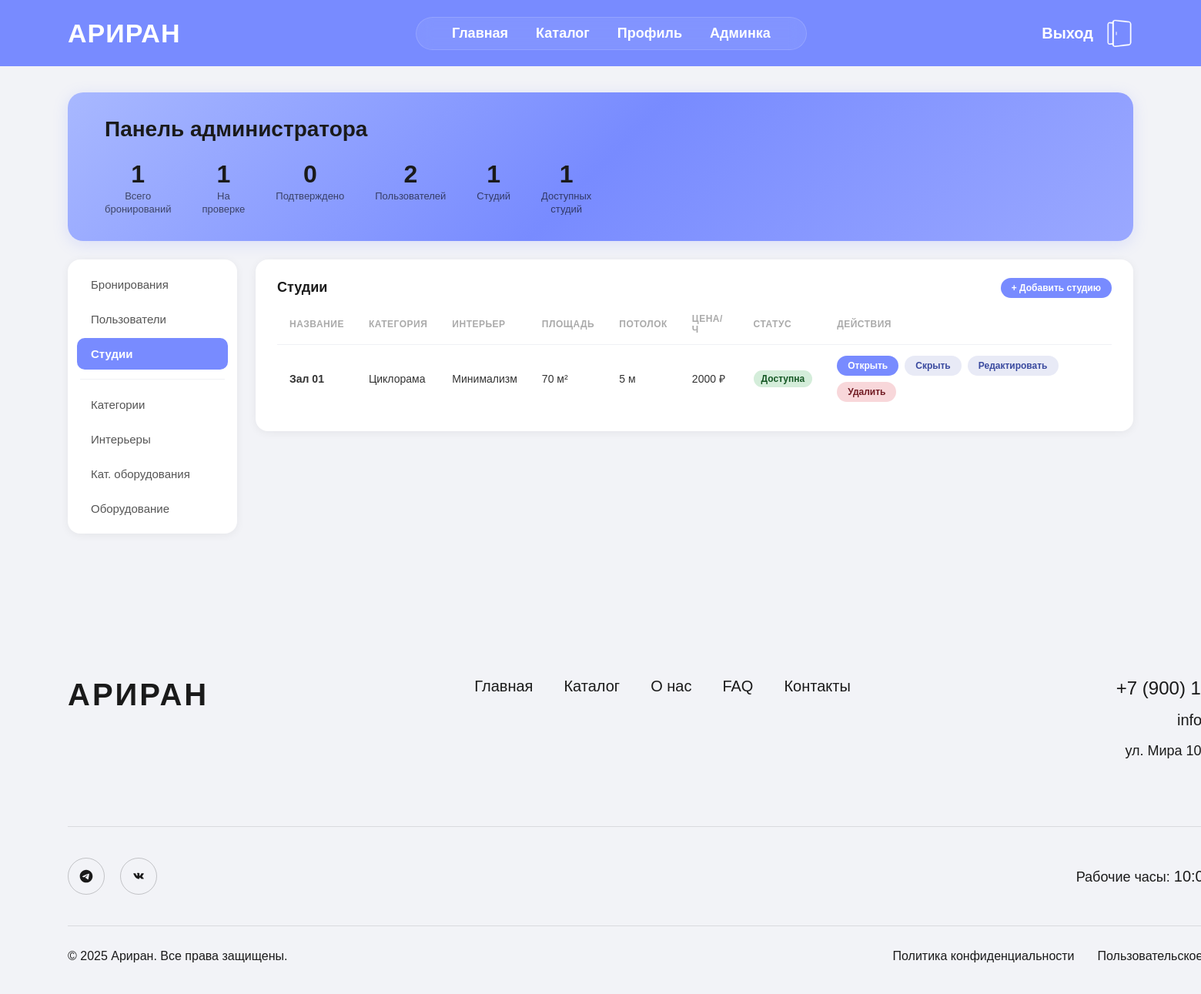
The app's page /admin-panel/?tab=studios (signed in), older data.
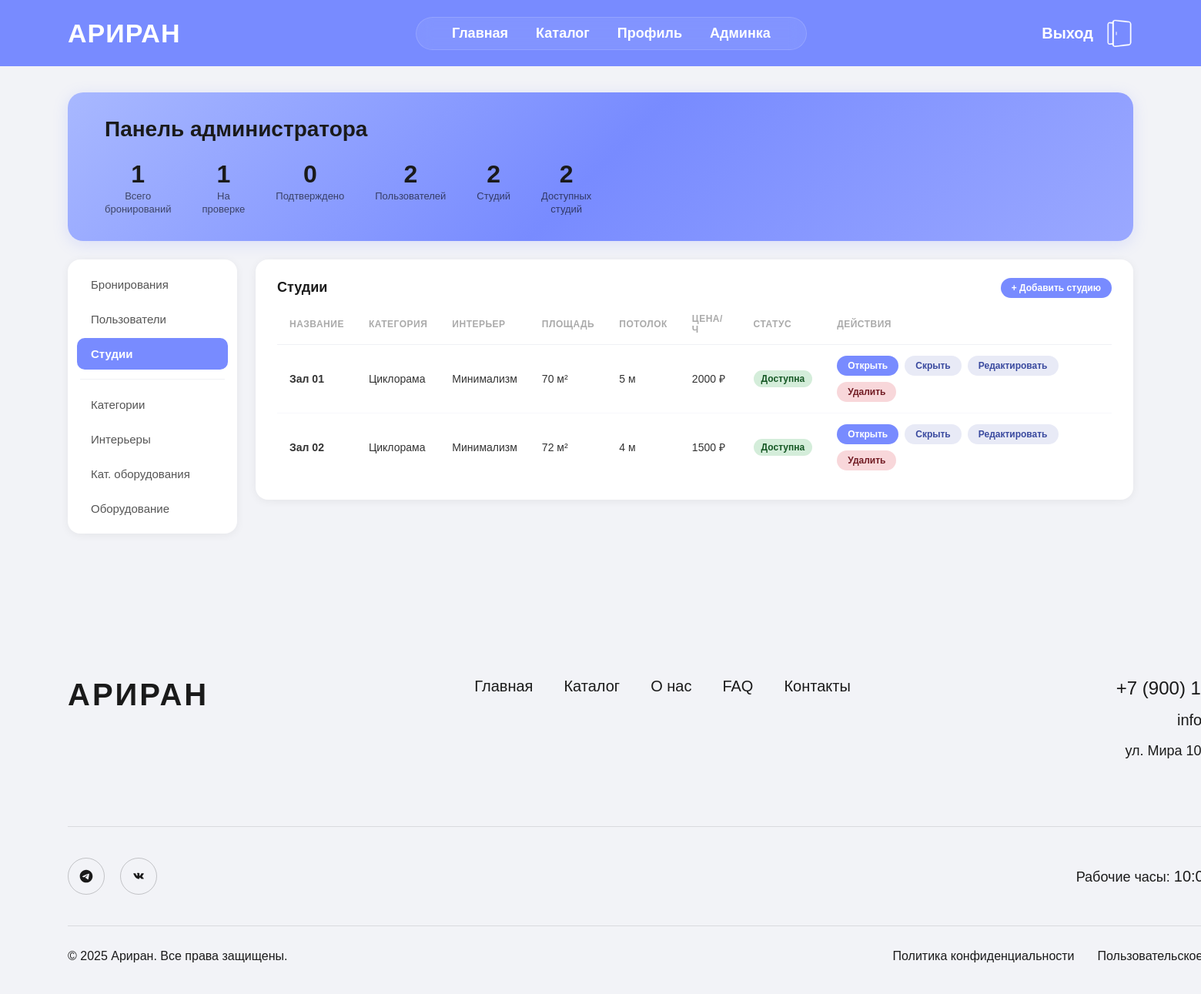
The same page, newer data.
### studios/models.py (models this page shows, shortened)
class Studio(models.Model):
    name = models.CharField('Название', max_length=255, null=False)
    category = models.ForeignKey(
        Category, on_delete=models.CASCADE,
        related_name='studios',
        null=True, blank=True,
        verbose_name='Категория'
    )
    interior = models.ForeignKey(
        Interior, on_delete=models.CASCADE,
        related_name='studios',
        null=True, blank=True,
        verbose_name='Интерьер'
    )
    description = models.TextField('Описание', null=False)
    price_per_hour = models.DecimalField('Цена за час', max_digits=10, decimal_places=2, null=False)
    area = models.IntegerField('Площадь (м²)', null=False)
    ceiling_height = models.IntegerField('Высота потолков (м)', default=3, null=False)
    is_available = models.BooleanField('Доступна', default=True, null=False)
    created_at = models.DateTimeField('Дата добавления', auto_now_add=True, null=False)
    class Meta:
        verbose_name = 'Студия'
        verbose_name_plural = 'Студии'
        db_table = 'studio'
        ordering = ['name']

class Category(models.Model):
    name = models.CharField('Название категории', max_length=100, unique=True)
    description = models.TextField('Описание', blank=True)
    class Meta:
        verbose_name = 'Категория'
        verbose_name_plural = 'Категории'
        db_table = 'category'
        ordering = ['name']

class Interior(models.Model):
    name = models.CharField('Название интерьера', max_length=100, unique=True)
    description = models.TextField('Описание', blank=True)
    class Meta:
        verbose_name = 'Интерьер'
        verbose_name_plural = 'Интерьеры'
        db_table = 'interior'
        ordering = ['name']

### studios/views.py (the view)
    def wrapper(request, *args, **kwargs):
        if not request.user.is_authenticated or request.user.role != 'admin':
            return redirect('studios:index')
        return view_func(request, *args, **kwargs)

### studios/templates/studios/admin_panel.html (shortened to what this page needs)
{% extends 'studios/base.html' %}
{% load static %}
{% block content %}
<div class="admin-page">
    <div class="admin-header">
        <h1>Панель администратора</h1>
        <div class="admin-stats">
            <div class="stat-item">
                <div class="stat-value">{{ stats.total_bookings }}</div>
                <div class="stat-label">Всего<br>бронирований</div>
            </div>
            <div class="stat-item">
                <div class="stat-value">{{ stats.pending_bookings }}</div>
                <div class="stat-label">На<br>проверке</div>
            </div>
            <div class="stat-item">
                <div class="stat-value">{{ stats.confirmed_bookings }}</div>
                <div class="stat-label">Подтверждено</div>
            </div>
            <div class="stat-item">
                <div class="stat-value">{{ stats.total_users }}</div>
                <div class="stat-label">Пользователей</div>
            </div>
            <div class="stat-item">
                <div class="stat-value">{{ stats.total_studios }}</div>
                <div class="stat-label">Студий</div>
            </div>
            <div class="stat-item">
                <div class="stat-value">{{ stats.available_studios }}</div>
                <div class="stat-label">Доступных<br>студий</div>
            </div>
        </div>
    </div>
    <div class="admin-content">
        <aside class="admin-sidebar">
            <nav class="admin-nav">
                <a href="?tab=bookings" class="admin-nav-item {% if active_tab == 'bookings' %}active{% endif %}">Бронирования</a>
                <a href="?tab=users"    class="admin-nav-item {% if active_tab == 'users' %}active{% endif %}">Пользователи</a>
                <a href="?tab=studios"  class="admin-nav-item {% if active_tab == 'studios' %}active{% endif %}">Студии</a>
                <div class="admin-nav-divider"></div>
                <a href="?tab=categories"           class="admin-nav-item {% if active_tab == 'categories' %}active{% endif %}">Категории</a>
                <a href="?tab=interiors"             class="admin-nav-item {% if active_tab == 'interiors' %}active{% endif %}">Интерьеры</a>
                <a href="?tab=equipment_categories"  class="admin-nav-item {% if active_tab == 'equipment_categories' %}active{% endif %}">Кат. оборудования</a>
                <a href="?tab=equipment"             class="admin-nav-item {% if active_tab == 'equipment' %}active{% endif %}">Оборудование</a>
            </nav>
        </aside>
        <main class="admin-main">
            {% if active_tab == 'bookings' %}
            <div class="admin-card">
                <div class="admin-card-title">Все бронирования</div>
                {% if bookings %}
                <table class="admin-table">
                    <thead>
                        <tr>
                            <th>Пользователь</th>
                            <th>Студия</th>
                            <th>Дата</th>
                            <th>Время</th>
                            <th>Сумма</th>
                            <th>Статус</th>
                            <th>Действия</th>
                        </tr>
                    </thead>
                    <tbody>
                        {% for booking in bookings %}
                        <tr>
                            <td>{{ booking.user.get_full_name }}<br><span style="color:#aaa;font-size:12px;">{{ booking.user.login }}</span></td>
                            <td>{{ booking.studio.name }}</td>
                            <td>{{ booking.start_time|date:"d.m.Y" }}{% if booking.start_time|date:"d.m.Y" != booking.end_time|date:"d.m.Y" %} — {{ booking.end_time|date:"d.m.Y" }}{% endif %}</td>
                            <td>{{ booking.start_time|date:"H:i" }} — {{ booking.end_time|date:"H:i" }}</td>
                            <td>{{ booking.total_price }} ₽</td>
                            <td>
                                <span class="badge badge-{{ booking.status }}">
                                    {% if booking.status == 'pending' %}На проверке
                                    {% elif booking.status == 'confirmed' %}Подтверждено
                                    {% else %}Отклонено{% endif %}
                                </span>
                            </td>
                            <td>
                                <div class="action-btns">
                                    {% if booking.status == 'pending' %}
                                    <a href="{% url 'studios:admin_confirm_booking' booking.pk %}" class="btn-action btn-confirm">Принять</a>
                                    <button class="btn-action btn-reject" onclick="openRejectModal({{ booking.pk }})">Отклонить</button>
                                    {% endif %}
                                    <a href="{% url 'studios:admin_delete_booking' booking.pk %}" class="btn-action btn-delete" onclick="return confirm('Удалить бронирование?')">Удалить</a>
                                </div>
                            </td>
                        </tr>
                        {% endfor %}
                    </tbody>
                </table>
                {% else %}
                <div class="empty-state">Бронирований нет</div>
                {% endif %}
            </div>
            {% elif active_tab == 'studios' %}
            <div class="admin-card">
                <div class="admin-card-title" style="display:flex;justify-content:space-between;align-items:center;">
                    Студии
                    <a href="{% url 'studios:admin_studio_add' %}" class="btn-action btn-primary">+ Добавить студию</a>
                </div>
                {% if studios %}
                <table class="admin-table">
                    <thead>
                        <tr>
                            <th>Название</th>
                            <th>Категория</th>
                            <th>Интерьер</th>
                            <th>Площадь</th>
                            <th>Потолок</th>
                            <th>Цена/ч</th>
                            <th>Статус</th>
                            <th>Действия</th>
                        </tr>
                    </thead>
                    <tbody>
                        {% for studio in studios %}
                        <tr>
                            <td><strong>{{ studio.name }}</strong></td>
                            <td>{{ studio.category.name|default:"—" }}</td>
                            <td>{{ studio.interior.name|default:"—" }}</td>
                            <td>{{ studio.area }} м²</td>
                            <td>{{ studio.ceiling_height }} м</td>
                            <td>{{ studio.price_per_hour|floatformat:0 }} ₽</td>
                            <td>
                                <span class="badge {% if studio.is_available %}badge-available{% else %}badge-unavailable{% endif %}">
                                    {% if studio.is_available %}Доступна{% else %}Недоступна{% endif %}
                                </span>
                            </td>
                            <td>
                                <div class="action-btns">
                                    <a href="{% url 'studios:studio_detail' studio.pk %}" class="btn-action btn-primary">Открыть</a>
                                    <a href="{% url 'studios:admin_toggle_studio' studio.pk %}" class="btn-action btn-toggle">
                                        {% if studio.is_available %}Скрыть{% else %}Показать{% endif %}
                                    </a>
                                    <a href="{% url 'studios:admin_studio_edit' studio.pk %}" class="btn-action btn-toggle">Редактировать</a>
                                    <a href="{% url 'studios:admin_delete_studio' studio.pk %}" class="btn-action btn-delete" onclick="return confirm('Удалить студию {{ studio.name }}?')">Удалить</a>
                                </div>
                            </td>
                        </tr>
                        {% endfor %}
                    </tbody>
                </table>
                {% else %}
                <div class="empty-state">Студий нет</div>
                {% endif %}
            </div>
            {% endif %}
        </main>
    </div>
</div>
{% endblock %}

### studios/templates/studios/base.html (shortened to what this page needs)
{% load static %}
<!DOCTYPE html>
<html lang="ru">
<head>
    <link rel="stylesheet" href="{% static 'studios/css/style.css' %}">
</head>
<body>
{% block nav %}
    {% include 'studios/partials/nav_menu.html' %}
{% endblock nav %}
    {% block content %}{% endblock %}
{% block footer %}
    <footer class="footer">
        <div class="container">
            <div class="footer-top">
                <div class="footer-logo">АРИРАН</div>
                <nav class="footer-nav">
                    <a href="{% url 'studios:index' %}">Главная</a>
                    <a href="{% url 'studios:catalog' %}">Каталог</a>
                    <a href="#block2">О нас</a>
                    <a href="#block7">FAQ</a>
                    <a href="#block6">Контакты</a>
                </nav>
                <div class="footer-contacts">
                    <a href="tel:+79001234567" class="phone">+7 (900) 123-45-67</a>
                    <a href="mailto:info@ariran.ru" class="email">info@ariran.ru</a>
                    <div class="address">ул. Мира 10, Волгоград<br>400066</div>
                </div>
            </div>
            <div class="footer-middle">
                <div class="footer-social">
                    <a href="#" class="social-link" aria-label="Telegram">
                    </a>
                    <a href="#" class="social-link" aria-label="VK">
                    </a>
                </div>
                <div class="footer-schedule">
                    Рабочие часы: <span class="time">10:00 — 22:00</span>
                </div>
            </div>
            <div class="footer-bottom">
                <div class="footer-copy">© 2025 Ариран. Все права защищены.</div>
                <div class="footer-legal">
                    <a href="#">Политика конфиденциальности</a>
                    <a href="#">Пользовательское соглашение</a>
                </div>
            </div>
        </div>
    </footer>
{% endblock %}
</body>
</html>

### studios/templates/studios/partials/nav_menu.html
{% load static %}
<nav class="nav-menu nav-menu--glass" id="mainHeader">
    <div class="nav-container">
        <div class="nav-logo">
            <a href="{% url 'studios:index' %}">АРИРАН</a>
        </div>
        <div class="nav-menu-links" aria-label="Основная навигация">
            <a href="{% url 'studios:index' %}" class="nav-menu-link">Главная</a>
            <a href="{% url 'studios:catalog' %}" class="nav-menu-link">Каталог</a>
            {% if user.is_authenticated %}
                <a href="{% url 'studios:profile' %}" class="nav-menu-link">Профиль</a>
                {% if user.role == 'admin' %}
                    <a href="{% url 'studios:admin_panel' %}" class="nav-menu-link">Админка</a>
                {% endif %}
            {% endif %}
        </div>
        <div class="nav-auth">
            {% if user.is_authenticated %}
                <a href="{% url 'studios:logout' %}" class="nav-link">Выход</a>
            {% else %}
                <a href="{% url 'studios:login' %}" class="nav-link">Авторизация</a>
            {% endif %}
            <div class="nav-icon" aria-hidden="true">
                <img src="{% static 'images/door-icon.png' %}" alt="" />
            </div>
        </div>
    </div>
</nav>

Row changes from the older to the newer data that the page shows:
added Studio: name "Зал 02", category.name "Циклорама", interior.name "Минимализм", area "72", ceiling_height "4", price_per_hour "1500", is_available "Доступна"
Text that changed along with them:
{{ stats.total_studios }}: "1" → "2"
{{ stats.available_studios }}: "1" → "2"
